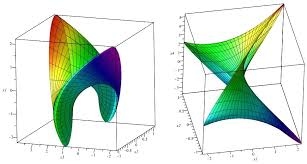
#> input picture Math/Geometry/images/hypersurface.jpeg, 307 x 164 px
$ jupyter execute hypersurface.ipynb
#> lines starting #> are read from the running program, lines starting #| are printed output that depends on the picture
1. [Hypersurface](#Hypersurface)

#### Hypersurface:
- generalization concept of surface for 3 dimensions and more in space more than 3D
- surface: is a hypersurface 2D object in a 3D space

[cell 1]
from PIL import Image
from IPython.display import display

img = Image.open('images/hypersurface.jpeg')
#> img is the input picture: PIL image 307x164 RGB; mean R, G, B 213.2, 226.2, 214.3
new_image = img.resize((480, 250))
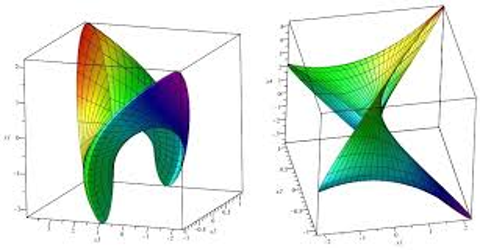
#> new_image: PIL image 480x250 RGB; mean R, G, B 213.1, 226.1, 214.1
display(new_image)


$ run again, with Math/Geometry/images/hyperbola.jpeg copied over Math/Geometry/images/hypersurface.jpeg
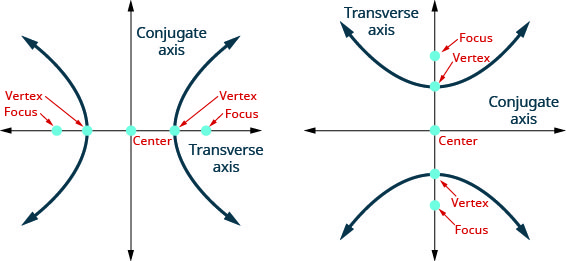
#> input picture Math/Geometry/images/hyperbola.jpeg, 566 x 261 px
#> img is the input picture: PIL image 566x261 CMYK; mean R, G, B 243.5, 243.9, 244.5
#> `new_image = img.resize((480, 250))`:
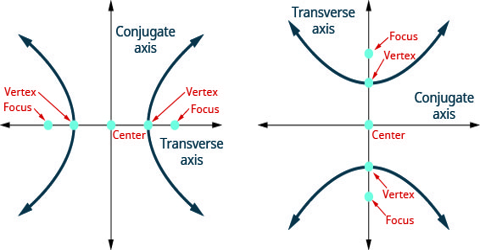
#> new_image: PIL image 480x250 CMYK; mean R, G, B 243.1, 243.6, 244.2

$ run again, with Math/Geometry/images/hyperplane.jpeg copied over Math/Geometry/images/hypersurface.jpeg
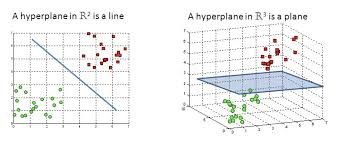
#> input picture Math/Geometry/images/hyperplane.jpeg, 345 x 146 px
#> img is the input picture: PIL image 345x146 RGB; mean R, G, B 241, 241.7, 241.6
#> `new_image = img.resize((480, 250))`:
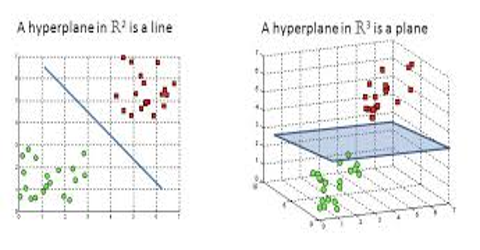
#> new_image: PIL image 480x250 RGB; mean R, G, B 240.8, 241.5, 241.4

$ run again, with Math/Geometry/images/parabola.jpeg copied over Math/Geometry/images/hypersurface.jpeg
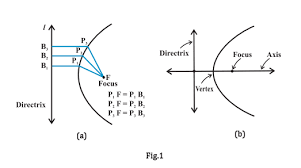
#> input picture Math/Geometry/images/parabola.jpeg, 301 x 168 px
#> img is the input picture: PIL image 301x168 P; mean R, G, B 248.2, 248.6, 248.9
#> `new_image = img.resize((480, 250))`:
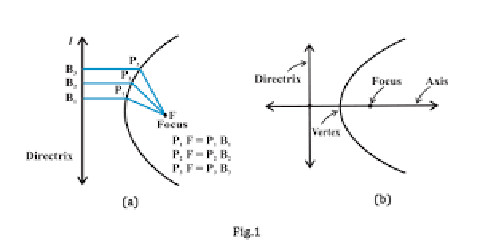
#> new_image: PIL image 480x250 P; mean R, G, B 248.1, 248.6, 248.9
